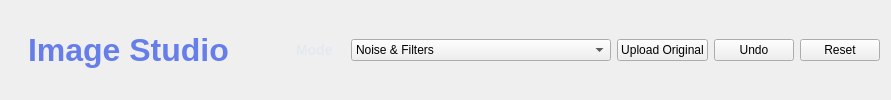
     <widget class="QFrame" name="topBar">
      <layout class="QHBoxLayout" name="horizontalLayout">
       <item>
        <widget class="QLabel" name="titleLabel">
         <property name="styleSheet">
          <string notr="true">font-size: 32px; 
font-weight: bold;
color: #667eea;
padding: 8px;</string>
         </property>
         <property name="text">
          <string>Image Studio</string>
         </property>
        </widget>
       </item>
       <item>
        <spacer name="horizontalSpacer">
         <property name="orientation">
          <enum>Qt::Horizontal</enum>
         </property>
         <property name="sizeHint" stdset="0">
          <size>
           <width>40</width>
           <height>20</height>
          </size>
         </property>
        </spacer>
       </item>
       <item>
        <widget class="QLabel" name="modeLabel">
         <property name="styleSheet">
          <string notr="true">font-size: 14px; 
font-weight: 600;
color: #e4e8f0;
padding-right: 8px;</string>
         </property>
         <property name="text">
          <string>Mode</string>
         </property>
        </widget>
       </item>
       <item>
        <widget class="QComboBox" name="modeCombo">
         <property name="minimumSize">
          <size>
           <width>260</width>
           <height>0</height>
          </size>
         </property>
         <item>
          <property name="text">
           <string>Noise &amp; Filters</string>
          </property>
         </item>
         <item>
          <property name="text">
           <string>Edge Detection</string>
          </property>
         </item>
         <item>
          <property name="text">
           <string>Histogram &amp; Normalize</string>
          </property>
         </item>
        </widget>
       </item>
       <item>
        <widget class="QPushButton" name="btnUploadOriginal">
         <property name="text">
          <string>Upload Original</string>
         </property>
        </widget>
       </item>
       <item>
        <widget class="QPushButton" name="btnUndo">
         <property name="text">
          <string>Undo</string>
         </property>
        </widget>
       </item>
       <item>
        <widget class="QPushButton" name="btnReset">
         <property name="text">
          <string>Reset</string>
         </property>
        </widget>
       </item>
      </layout>
     </widget>
